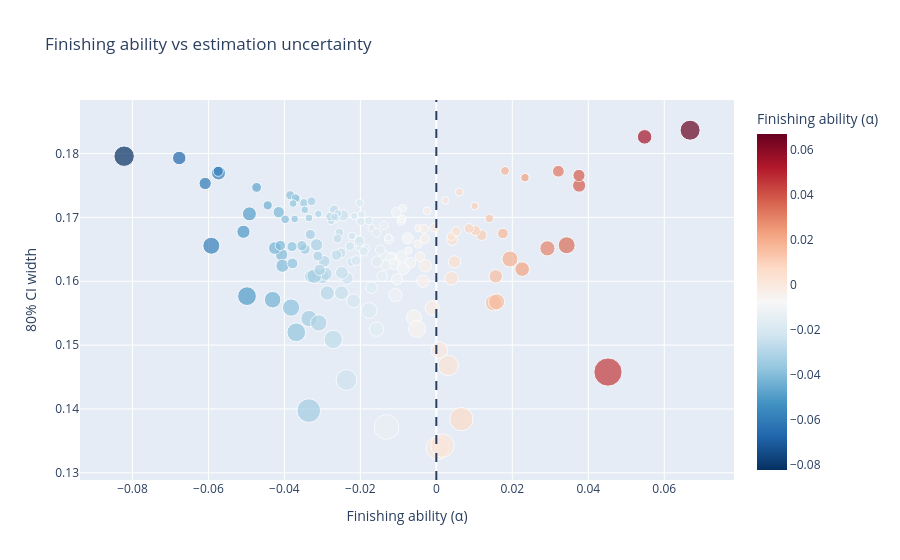

The notebook cell saved with this chart:
### Code cell
# Finishing ability vs estimation uncertainty — interactive
fig = px.scatter(
    alpha_summary_filtered,
    x="alpha_mean",
    y="ci_width",
    size="npxg",
    color="alpha_mean",
    hover_name="player",
    color_continuous_scale="RdBu_r",
    title="Finishing ability vs estimation uncertainty",
    labels={
        "alpha_mean": "Finishing ability (α)",
        "ci_width":   "80% CI width",
        "npxg":       "Total xG (training)"
    }
)
fig.add_vline(x=0, line_dash="dash")
fig.show()

### Figure 1 — Plotly figure (JSON) as saved in the notebook; plotly's stock layout.template omitted (floating-point values rounded to 4 significant figures; data arrays with more than 128 entries replaced by an {"elided": "..."} marker saying what was removed)
{"data": [{"hovertemplate": "<b>%{hovertext}</b><br><br>Finishing ability (α)=%{marker.color}<br>80% CI width=%{y}<br>Total xG (training)=%{marker.size}<extra></extra>", "hovertext": {"elided": "154 str values"}, "legendgroup": "", "marker": {"color": {"elided": "154 float values"}, "coloraxis": "coloraxis", "size": {"elided": "154 float values"}, "sizemode": "area", "sizeref": 0.3844, "symbol": "circle"}, "mode": "markers", "name": "", "orientation": "v", "showlegend": false, "type": "scatter", "x": {"elided": "154 float values"}, "xaxis": "x", "y": {"elided": "154 float values"}, "yaxis": "y"}], "layout": {"coloraxis": {"colorbar": {"title": {"text": "Finishing ability (α)"}}, "colorscale": [[0, "rgb(5,48,97)"], [0.1, "rgb(33,102,172)"], [0.2, "rgb(67,147,195)"], [0.3, "rgb(146,197,222)"], [0.4, "rgb(209,229,240)"], [0.5, "rgb(247,247,247)"], [0.6, "rgb(253,219,199)"], [0.7, "rgb(244,165,130)"], [0.8, "rgb(214,96,77)"], [0.9, "rgb(178,24,43)"], [1, "rgb(103,0,31)"]]}, "legend": {"itemsizing": "constant", "tracegroupgap": 0}, "shapes": [{"line": {"dash": "dash"}, "type": "line", "x0": 0, "x1": 0, "xref": "x", "y0": 0, "y1": 1, "yref": "y domain"}], "title": {"text": "Finishing ability vs estimation uncertainty"}, "xaxis": {"anchor": "y", "domain": [0, 1], "title": {"text": "Finishing ability (α)"}}, "yaxis": {"anchor": "x", "domain": [0, 1], "title": {"text": "80% CI width"}}}}
